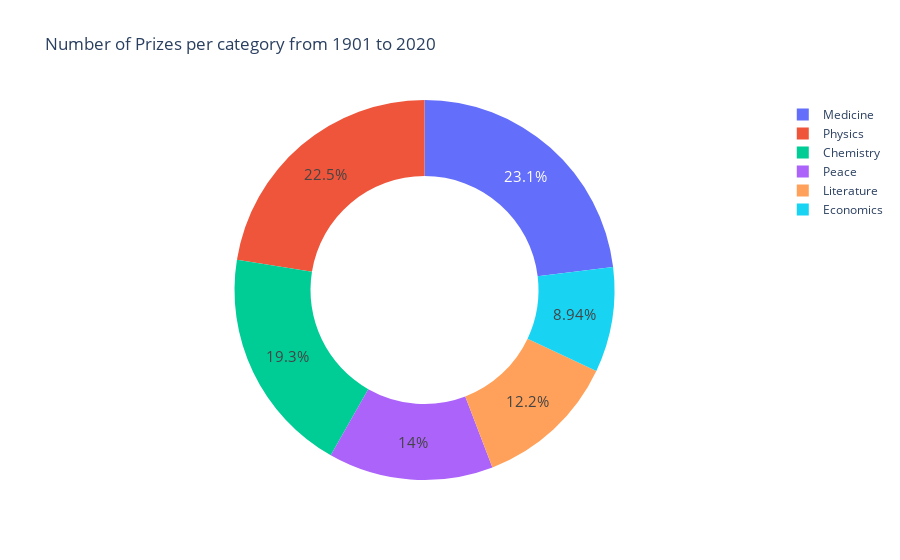

The cell this chart's notebook holds for it:
### Code cell
# Pie chart
fig = px.pie(labels=prizes_per_category.index,
             values=prizes_per_category.values,
             title='Number of Prizes per category from 1901 to 2020',
             names=prizes_per_category.index,
             hole=0.6
)

fig.update_traces(textposition='inside', textfont_size=15, textinfo='percent')

fig.show()

### Figure 1 — Plotly figure (JSON) as saved in the notebook; plotly's stock layout.template omitted (floating-point values rounded to 4 significant figures)
{"data": [{"domain": {"x": [0, 1], "y": [0, 1]}, "hole": 0.6, "hovertemplate": "label=%{label}<br>value=%{value}<extra></extra>", "labels": ["Medicine", "Physics", "Chemistry", "Peace", "Literature", "Economics"], "legendgroup": "", "name": "", "showlegend": true, "textfont": {"size": 15}, "textinfo": "percent", "textposition": "inside", "type": "pie", "values": [222, 216, 186, 135, 117, 86]}], "layout": {"legend": {"tracegroupgap": 0}, "title": {"text": "Number of Prizes per category from 1901 to 2020"}}}
